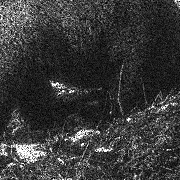
#> input picture Final Results/Explicit Scheme Train Kernel/mult_train/test_003.png, 180 x 180 px, given as the content of the folder clean_images, which was not available
$ jupyter execute 'Random Initialization.ipynb'   (text cells are left out)
#> lines starting #> are read from the running program, lines starting #| are printed output that depends on the picture; long printed decimals are rounded; pictures that were not available may be replaced by others from this repository, and a replacement may not be noted
[cell 1]
import os
import numpy as np
import cv2
from scipy.optimize import minimize
from tqdm import tqdm

# Define the parameters
dt = 0.1  # Time step
initial_kernel = np.random.rand(3, 3)

# Pad the kernel to match the size of the image
padding = (initial_kernel.shape[0] - 1) // 2
initial_kernel_padded = np.pad(initial_kernel, padding, 'constant')

# Define the hyperparameter lambda
lambda_value = 0.1

# Function to compute g(s^2)
def g(s_squared):
    return 1 / (1 + (s_squared + lambda_value**2))

# Objective function to minimize
def objective_function(kernel_params, clean_images, noisy_images):
    kernel = kernel_params.reshape((3, 3))
    kernel_padded = np.pad(kernel, padding, 'constant')
    error = 0
    for clean_image, noisy_image in zip(clean_images, noisy_images):
        denoised_image = noisy_image.copy()
        for _ in range(20):
            denoised_image = denoise_image(denoised_image, kernel_padded)
        error += np.mean((denoised_image - clean_image) ** 2)  # Example error metric (MSE)
    return error

# Function to apply the update rule
def denoise_image(image, kernel):
    k_u = cv2.filter2D(image, -1, kernel)
    phi = k_u * g(k_u**2)
    p = dt * phi
    return image + p

# Load the training images (clean and noisy) from separate directories
clean_dir = 'clean_images'
noisy_dir = 'mult_train'

clean_images = []
noisy_images = []

for filename in os.listdir(clean_dir):
    if filename.endswith('.jpg') or filename.endswith('.png'):
        clean_image = cv2.imread(os.path.join(clean_dir, filename), 0)
#> clean_image is the input picture: shape (180, 180); min 0, max 255, mean 56.6
        clean_image = clean_image.astype(np.float32) / 255.0
        clean_images.append(clean_image)

        noisy_image = cv2.imread(os.path.join(noisy_dir, filename), 0)
        noisy_image = noisy_image.astype(np.float32) / 255.0
        noisy_images.append(noisy_image)

# Flatten initial kernel for optimization
initial_params = initial_kernel.flatten()

# Optimize the kernel parameters with tqdm progress bar
with tqdm(total=len(clean_images), desc='Training Kernel') as pbar:
    def update_progress(_):
        pbar.update(1)

    # Optimize the kernel parameters
    optimized_params = minimize(objective_function, initial_params, args=(clean_images, noisy_images),
                                callback=update_progress)
#> optimized_params = 10 items

# Reshape optimized parameters to obtain the trained kernel
trained_kernel = optimized_params.x.reshape((3, 3))
#> trained_kernel = [[0.549, 0.715, 0.603], [0.545, 0.424, 0.646], [0.438, 0.892, 0.964]]

# Pad the trained kernel
trained_kernel_padded = np.pad(trained_kernel, padding, 'constant')
#> trained_kernel_padded = [[0, 0, 0, 0, 0], [0, 0.549, 0.715, 0.603, 0], [0, 0.545, 0.424, 0.646, 0], [0, 0.438, 0.892, 0.964, 0], [0, 0, 0, 0, 0]]

# Load the test image
test_image = cv2.imread('test.png', 0)
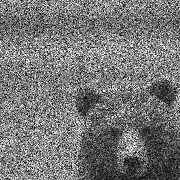
#> input picture Final Results/Explicit Scheme Train Kernel/test.png, 180 x 180 px
#> test_image is the input picture: shape (180, 180); min 0, max 255, mean 118.2
test_image = test_image.astype(np.float32) / 255.0

# Denoise the test image using the trained kernel
denoised_image = test_image.copy()
for _ in range(200):
    denoised_image = denoise_image(denoised_image, trained_kernel_padded)
#> this loop made 200 passes
#> pass 1, in denoise_image (call 201), `phi = k_u * g(k_u**2)`:
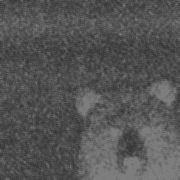
#> phi: shape (180, 180) float32; min 0.202, max 0.498, mean 0.335
#> pass 1, in denoise_image (call 201), `p = dt * phi`:
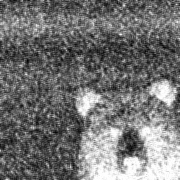
#> p: shape (180, 180) float32; min 0.0202, max 0.0498, mean 0.0335; drawn with min black and max white
#> after the loop:
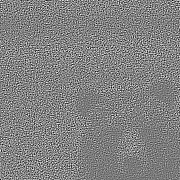
#> denoised_image: shape (180, 180) float32; min 1.95, max 3.35, mean 2.66; drawn with min black and max white

cv2.imwrite('perona2.jpg', denoised_image * 255.0)
#> Out = True

[cell 2]
print(trained_kernel)
#| [[0.5488  0.7152 0.6028]
#|  [0.5449 0.4237  0.6459]
#|  [0.4376 0.8918   0.9637]]

[cell 3]
import os
import numpy as np
import cv2
from scipy.optimize import minimize
from tqdm import tqdm

# Define the parameters
dt = 0.1  # Time step
initial_kernel = np.random.rand(3, 3)

# Pad the kernel to match the size of the image
padding = (initial_kernel.shape[0] - 1) // 2
initial_kernel_padded = np.pad(initial_kernel, padding, 'constant')

# Define the hyperparameter lambda
lambda_value = 0.1

# ReLU activation function
def relu(x):
    return np.maximum(0, x)

# Function to compute phi(x) using ReLU activation
def g(x):
    return relu(x)

# Objective function to minimize
def objective_function(kernel_params, clean_images, noisy_images):
    kernel = kernel_params.reshape((3, 3))
    kernel_padded = np.pad(kernel, padding, 'constant')
    error = 0
    for clean_image, noisy_image in zip(clean_images, noisy_images):
        denoised_image = noisy_image.copy()
        for _ in range(20):
            denoised_image = denoise_image(denoised_image, kernel_padded)
        error += np.mean((denoised_image - clean_image) ** 2)  # Example error metric (MSE)
    return error

# Function to apply the update rule
def denoise_image(image, kernel):
    k_u = cv2.filter2D(image, -1, kernel)
    p = dt * k_u * g(k_u)
    return image + p

# Load the training images (clean and noisy) from separate directories
clean_dir = 'clean_images'
noisy_dir = 'mult_train'

clean_images = []
noisy_images = []

for filename in os.listdir(clean_dir):
    if filename.endswith('.jpg') or filename.endswith('.png'):
        clean_image = cv2.imread(os.path.join(clean_dir, filename), 0)
        clean_image = clean_image.astype(np.float32) / 255.0
        clean_images.append(clean_image)

        noisy_image = cv2.imread(os.path.join(noisy_dir, filename), 0)
        noisy_image = noisy_image.astype(np.float32) / 255.0
        noisy_images.append(noisy_image)

# Flatten initial kernel for optimization
initial_params = initial_kernel.flatten()

# Optimize the kernel parameters with tqdm progress bar
with tqdm(total=len(clean_images), desc='Training Kernel') as pbar:
    def update_progress(_):
        pbar.update(1)

    # Optimize the kernel parameters
    optimized_params = minimize(objective_function, initial_params, args=(clean_images, noisy_images),
                                callback=update_progress)

# Reshape optimized parameters to obtain the trained kernel
trained_kernel = optimized_params.x.reshape((3, 3))
#> trained_kernel = [[0.383, 0.792, 0.529], [0.568, 0.926, 0.071], [0.0871, 0.0202, 0.833]]

# Pad the trained kernel
trained_kernel_padded = np.pad(trained_kernel, padding, 'constant')
#> trained_kernel_padded = [[0, 0, 0, 0, 0], [0, 0.383, 0.792, 0.529, 0], [0, 0.568, 0.926, 0.071, 0], [0, 0.0871, 0.0202, 0.833, 0], [0, 0, 0, 0, 0]]

# Load the test image
test_image = cv2.imread('test.png', 0)
test_image = test_image.astype(np.float32) / 255.0

# Denoise the test image using the trained kernel
denoised_image = test_image.copy()
for _ in range(200):
    denoised_image = denoise_image(denoised_image, trained_kernel_padded)
#> this loop made 200 passes
#> pass 1, in denoise_image (call 201), `p = dt * k_u * g(k_u)`:
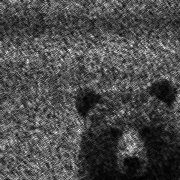
#> p: shape (180, 180) float32; min 0.0104, max 1.35, mean 0.409; drawn with min black and max white
#> pass 1, `denoised_image = denoise_image(denoised_image, trained_kernel_padded)`:
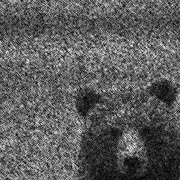
#> denoised_image: shape (180, 180) float32; min 0.0229, max 2.35, mean 0.872; drawn with min black and max white
#> pass 2, in denoise_image (call 202), `k_u = cv2.filter2D(image, -1, kernel)`:
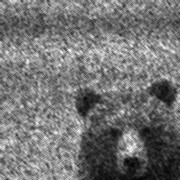
#> k_u: shape (180, 180) float32; min 0.419, max 7.54, mean 3.67; drawn with min black and max white
#> after the loop: denoised_image: shape (180, 180) float32; every value is NaN or infinite

cv2.imwrite('relu2.jpg', denoised_image * 255.0)
#> Out = True

[cell 4]
print(trained_kernel)
#| [[0.3834 0.7917 0.5289]
#|  [0.568 0.9256 0.07104]
#|  [0.08713  0.02022  0.8326]]

[cell 5]
import os
import numpy as np
import cv2
from scipy.optimize import minimize
from tqdm import tqdm

# Define the parameters
dt = 0.1  # Time step
initial_kernel = np.random.rand(3, 3)

# Pad the kernel to match the size of the image
padding = (initial_kernel.shape[0] - 1) // 2
initial_kernel_padded = np.pad(initial_kernel, padding, 'constant')

# Define the hyperparameter lambda
lambda_value = 0.1

# Function to compute g(s^2)
def g(s_squared):
    denom = np.sqrt(1 + s_squared/lambda_value**2)
    return np.sqrt(s_squared)/denom

# Objective function to minimize
def objective_function(kernel_params, clean_images, noisy_images):
    kernel = kernel_params.reshape((3, 3))
    kernel_padded = np.pad(kernel, padding, 'constant')
    error = 0
    for clean_image, noisy_image in zip(clean_images, noisy_images):
        denoised_image = noisy_image.copy()
        for _ in range(20):
            denoised_image = denoise_image(denoised_image, kernel_padded)
        error += np.mean((denoised_image - clean_image) ** 2)  # Example error metric (MSE)
    return error

# Function to apply the update rule
def denoise_image(image, kernel):
    k_u = cv2.filter2D(image, -1, kernel)
    phi = k_u*g(k_u**2)
    p = dt * phi
    return image + p

# Load the training images (clean and noisy) from separate directories
clean_dir = 'clean_images'
noisy_dir = 'mult_train'

clean_images = []
noisy_images = []

for filename in os.listdir(clean_dir):
    if filename.endswith('.jpg') or filename.endswith('.png'):
        clean_image = cv2.imread(os.path.join(clean_dir, filename), 0)
        clean_image = clean_image.astype(np.float32) / 255.0
        clean_images.append(clean_image)

        noisy_image = cv2.imread(os.path.join(noisy_dir, filename), 0)
        noisy_image = noisy_image.astype(np.float32) / 255.0
        noisy_images.append(noisy_image)

# Flatten initial kernel for optimization
initial_params = initial_kernel.flatten()

# Optimize the kernel parameters with tqdm progress bar
with tqdm(total=len(clean_images), desc='Training Kernel') as pbar:
    def update_progress(_):
        pbar.update(1)

    # Optimize the kernel parameters
    optimized_params = minimize(objective_function, initial_params, args=(clean_images, noisy_images),
                                callback=update_progress)

# Reshape optimized parameters to obtain the trained kernel
trained_kernel = optimized_params.x.reshape((3, 3))
#> trained_kernel = [[0.778, 0.87, 0.979], [0.799, 0.461, 0.781], [0.118, 0.64, 0.143]]

# Pad the trained kernel
trained_kernel_padded = np.pad(trained_kernel, padding, 'constant')
#> trained_kernel_padded = [[0, 0, 0, 0, 0], [0, 0.778, 0.87, 0.979, 0], [0, 0.799, 0.461, 0.781, 0], [0, 0.118, 0.64, 0.143, 0], [0, 0, 0, 0, 0]]

# Load the test image
test_image = cv2.imread('test.png', 0)
test_image = test_image.astype(np.float32) / 255.0

# Denoise the test image using the trained kernel
denoised_image = test_image.copy()
for _ in range(200):
    denoised_image = denoise_image(denoised_image, trained_kernel_padded)
#> this loop made 200 passes
#> pass 1, in denoise_image (call 201), `k_u = cv2.filter2D(image, -1, kernel)`:
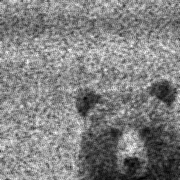
#> k_u: shape (180, 180) float32; min 0.491, max 4.6, mean 2.58; drawn with min black and max white
#> pass 1, in denoise_image (call 201), `phi = k_u*g(k_u**2)`:
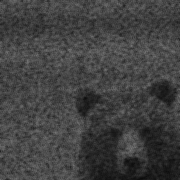
#> phi: shape (180, 180) float32; min 0.0481, max 0.46, mean 0.258
#> after the loop:
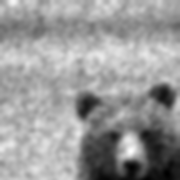
#> denoised_image: shape (180, 180) float32; min 8693.5, max 33729.5, mean 23780.5; drawn with min black and max white

cv2.imwrite('charbonier2.jpg', denoised_image * 255.0)
#> Out = True

[cell 6]
print(trained_kernel)
#| [[0.7782 0.87 0.9786]
#|  [0.7992 0.4615 0.7805]
#|  [0.1183 0.6399 0.1434]]
